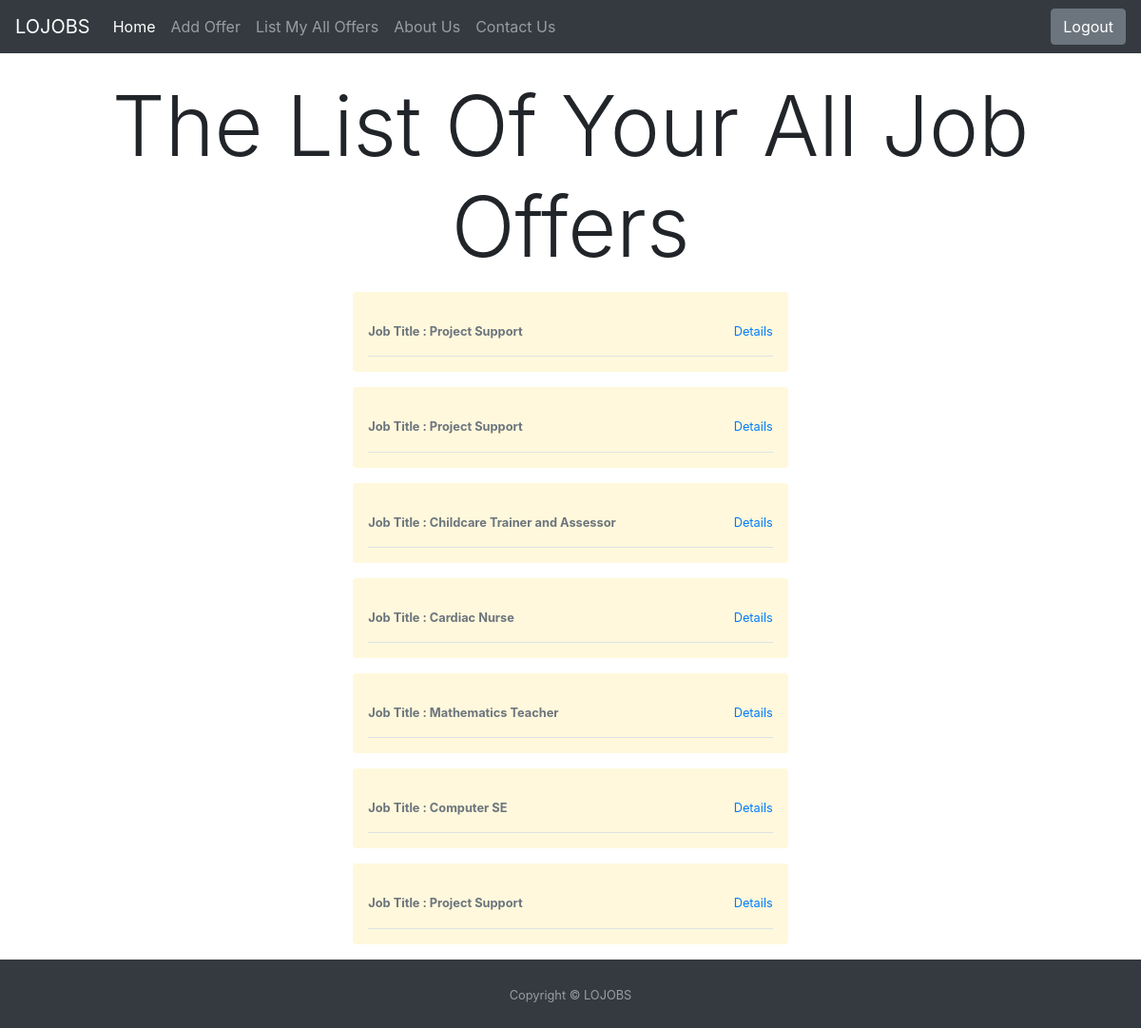
Page /listoffer.php (signed in) on the committed database.
### tables this page shows
CREATE TABLE IF NOT EXISTS `jobsoffering` (
  `id` int(8) NOT NULL AUTO_INCREMENT,
  `respons` int(1) NOT NULL DEFAULT '0',
  `image` text,
  `job_tittle` varchar(40) NOT NULL,
  `company_name` varchar(40) NOT NULL,
  `category` varchar(30) DEFAULT NULL,
  `address` varchar(40) NOT NULL,
  `street` varchar(20) NOT NULL,
  `city` varchar(20) NOT NULL,
  `job_des` text NOT NULL,
  `job_req` text NOT NULL,
  `salary` varchar(10) NOT NULL,
  `teleNo` int(10) NOT NULL,
  `email` varchar(40) NOT NULL,
  `user_id` int(8) NOT NULL,
  `accept` int(1) NOT NULL DEFAULT '0',
  `mostview` int(255) NOT NULL DEFAULT '0',
  `job_type` varchar(100) DEFAULT NULL,
  PRIMARY KEY (`id`)
);

### listoffer.php (the view, shortened to what this page needs)
<!DOCTYPE html>
<html lang="en">
<head>
<link rel="stylesheet" href="https://stackpath.bootstrapcdn.com/bootstrap/4.3.1/css/bootstrap.min.css">
</head>
<body class="body">
<nav class="navbar navbar-expand-md navbar-dark bg-dark mb-4">
        <a class="navbar-brand" href="#">LOJOBS</a>
        <div class="collapse navbar-collapse" id="navbarCollapse">
            <ul class="navbar-nav mr-auto">
                <li class="nav-item active">
                    <?php
                if(isset($_SESSION['type'])) {
                $type=$_SESSION ['type'];
                   if($type==1){
                    echo"<a class='nav-link' href='mainowner.php'>Home <span class='sr-only'>(current)</span></a>";
                  }
               else {
                  echo"<a class='nav-link' href='mainuser.php'>Home <span class='sr-only'>(current)</span></a>";
               }
               }
                else
                {echo"<a class='nav-link' href='main.php'>Home <span class='sr-only'>(current)</span></a>";
                }
                ?>
                </li>
                <?php
                if($type==1)
                {
                  echo"
                  <li class='nav-item'>
                    <a class='nav-link' href='jobofferform.php'>Add Offer</a>
                  </li>
                <li class='nav-item'>
                    <a class='nav-link' href='listoffer.php'>List My All Offers</a>
                </li>
                <li class='nav-item'><a class='nav-link' href='#'>About Us</a></li>
                  <li class='nav-item'><a class='nav-link' href='#'>Contact Us</a></li>";
                }
                   else
                   echo"<li class='nav-item'><a class='nav-link' href='#'>About Us</a></li>
                   <li class='nav-item'><a class='nav-link' href='#'>Contact Us</a></li>";
                ?>
            </ul>
        </div>
        <?php
 if(isset($_SESSION['type'])){
 $type=$_SESSION ['type'];
 if($type==1){
    echo"<form action='logout.php' style='display: inline;'>
    <button type='submit' class='btn btn-secondary'>Logout</button>
</form>";  }
   else
   if($type==0){
    echo"<form action='logout.php' style='display: inline;'>
    <button type='submit' class='btn btn-secondary'>Logout</button>
    </form>";   }
}
?>
    </nav>
<div class="container-fluid">
   <?php
$id=$_SESSION ['login'];
require 'connect.php';
$sql = "SELECT * FROM jobsoffering WHERE user_id = $id ";
$result = mysqli_query($conn,$sql);
echo "<h3 style='background-color: rgba(255, 255, 255, 0.8) ; text-align:center;' class='display-2'>The List Of Your All Job Offers </h3>";
	while($row = mysqli_fetch_assoc($result))
	{
		echo"<center><div class='col-lg-5'>";
      echo"<div class='my-3 p-3 rounded box-shadow' style='background-color:cornsilk' >";
      echo"<div class='media text-muted pt-3'>";
      echo"<div class='media-body pb-3 mb-0 small lh-125 border-bottom border-gray'>";
      echo"<div class='d-flex justify-content-between align-items-center w-100'>";
      echo"<strong class='text-gray-dark'>Job Title : ".$row['job_tittle']."</strong>";
      echo"<a href='detail.php?id=".$row['id']."'>Details</a>";
      echo"</div>";
      echo"</div>";
      echo"</div>";
     echo"</div>";
echo"</div></center>";
	}
?>
</div>
 <footer id="sticky-footer" class="py-4 bg-dark text-white-50 ">
        <div class="container text-center">
            <small>Copyright © LOJOBS</small>
        </div>
    </footer>
</body>
</html>

### listoffer.php (style rules this page uses)
.container { width: 500px; }
.body { margin: 0px; padding: 0px; background-image: url(https://www.actioncoach.ca/wp-content/uploads/2019/03/happy-employees-1.jpg); background-size: cover; background-position: center center; background-repeat: no-repeat; background-attachment: fixed; margin: 0px; padding: 0px; }

### rows in the picture
jobsoffering: job_tittle "Project Support"
jobsoffering: job_tittle "Project Support"
jobsoffering: job_tittle "Childcare Trainer and Assessor"
jobsoffering: job_tittle "Cardiac Nurse"
jobsoffering: job_tittle "Mathematics Teacher"
jobsoffering: job_tittle "Computer SE"
jobsoffering: job_tittle "Project Support"
